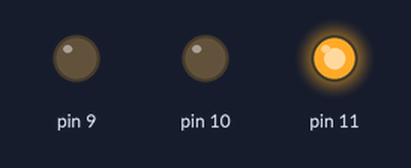
Bench run of a sketch on a simulated Arduino Uno, built with avr-gcc and run on an emulated ATmega328P. On the bench: output pins drawn as LEDs (lit = HIGH).

Above: at 2.0 s.
At 4.5 s:
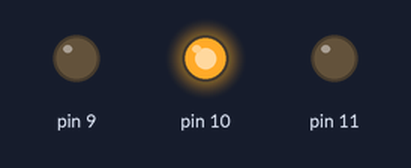
At 7.0 s:
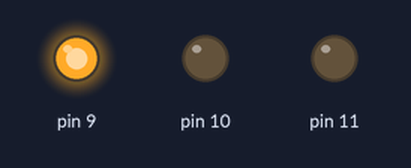
Timing chart, 0 to 11.7 s (numbered marks = the images above):
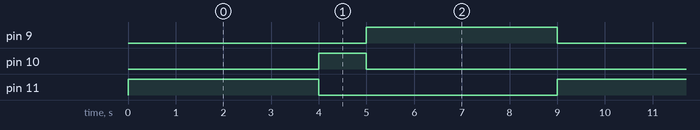

Measured:
- by itself, pin 9, pin 11: alternates HIGH for 4.0 s and LOW for 5.0 s
- by itself, pin 10: alternates HIGH for 1.0 s and LOW for 8.0 s
- by itself, everything shown: repeats every 9.0 s, in 4 steps

The sketch:

semaforo.ino
```cpp
int  LED1 = 11;
int LED2 = 10;
int LED3 = 9;
void setup() {
  // put your setup code here, to run once:
    pinMode (11,OUTPUT);
    pinMode (10,OUTPUT);
    pinMode (9,OUTPUT);
}

void loop() {
  // put your main code here, to run repeatedly:
    digitalWrite(11,HIGH);
    delay (4000);
    digitalWrite(11,LOW);
    digitalWrite(10,HIGH);
    delay (1000);
    digitalWrite(10,LOW);
    digitalWrite(9,HIGH);
    delay (4000);
    digitalWrite(9,LOW);
}
```
